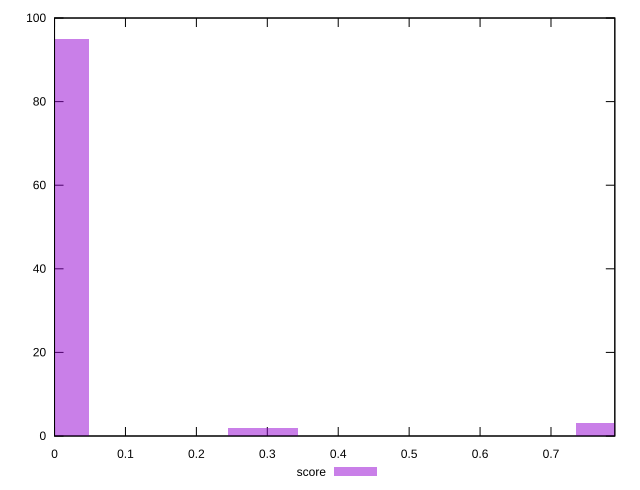

Reproduce this figure in gnuplot.
reset

$score <<EOF
0.7839325628759989 3
0 95
0.2939747110784996 2
EOF

set key outside below
set boxwidth 0.09799157035949986
set xrange [0:0.79]
set yrange [0:100]
set trange [0:100]
set style fill transparent solid 0.5 noborder
set terminal svg size 640, 490 enhanced background rgb 'white'
set output "reports/report_00028_2021-02-24T12-49-42.674Z/largest-contentful-paint/samples/astro/score/histogram.svg"

plot $score title "score" with boxes

reset
